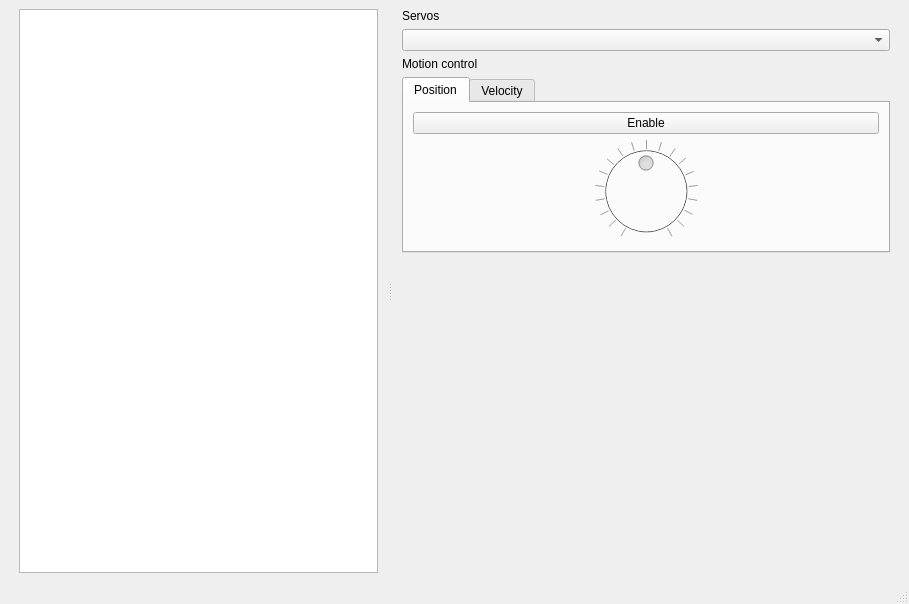
<?xml version="1.0" encoding="UTF-8"?>
<ui version="4.0">
 <class>ScopeWindow</class>
 <widget class="QMainWindow" name="ScopeWindow">
  <property name="geometry">
   <rect>
    <x>0</x>
    <y>0</y>
    <width>909</width>
    <height>604</height>
   </rect>
  </property>
  <property name="windowTitle">
   <string>Scope</string>
  </property>
  <property name="unifiedTitleAndToolBarOnMac">
   <bool>true</bool>
  </property>
  <widget class="QWidget" name="centralwidget">
   <layout class="QVBoxLayout" name="verticalLayout_2">
    <item>
     <widget class="QSplitter" name="splitter">
      <property name="orientation">
       <enum>Qt::Horizontal</enum>
      </property>
      <widget class="QWidget" name="verticalLayoutWidget">
       <layout class="QVBoxLayout" name="vboxScope">
        <property name="leftMargin">
         <number>10</number>
        </property>
        <property name="rightMargin">
         <number>10</number>
        </property>
        <item>
         <widget class="PlotWidget" name="scope">
          <property name="sizePolicy">
           <sizepolicy hsizetype="Expanding" vsizetype="Expanding">
            <horstretch>0</horstretch>
            <verstretch>0</verstretch>
           </sizepolicy>
          </property>
          <property name="minimumSize">
           <size>
            <width>0</width>
            <height>0</height>
           </size>
          </property>
         </widget>
        </item>
       </layout>
      </widget>
      <widget class="QWidget" name="verticalLayoutWidget_3">
       <layout class="QVBoxLayout" name="vboxControl">
        <property name="leftMargin">
         <number>10</number>
        </property>
        <property name="rightMargin">
         <number>10</number>
        </property>
        <item>
         <widget class="QLabel" name="lblServos">
          <property name="text">
           <string>Servos</string>
          </property>
         </widget>
        </item>
        <item>
         <widget class="QComboBox" name="cboxServos">
          <property name="sizePolicy">
           <sizepolicy hsizetype="Minimum" vsizetype="Fixed">
            <horstretch>0</horstretch>
            <verstretch>0</verstretch>
           </sizepolicy>
          </property>
          <property name="iconSize">
           <size>
            <width>32</width>
            <height>32</height>
           </size>
          </property>
         </widget>
        </item>
        <item>
         <widget class="QLabel" name="label">
          <property name="text">
           <string>Motion control</string>
          </property>
         </widget>
        </item>
        <item>
         <widget class="QTabWidget" name="tabsMotionControl">
          <property name="sizePolicy">
           <sizepolicy hsizetype="MinimumExpanding" vsizetype="Fixed">
            <horstretch>0</horstretch>
            <verstretch>0</verstretch>
           </sizepolicy>
          </property>
          <property name="minimumSize">
           <size>
            <width>350</width>
            <height>0</height>
           </size>
          </property>
          <property name="currentIndex">
           <number>2</number>
          </property>
          <widget class="QWidget" name="tabPosition">
           <attribute name="title">
            <string>Position</string>
           </attribute>
           <layout class="QVBoxLayout" name="verticalLayout_4">
            <property name="spacing">
             <number>6</number>
            </property>
            <property name="leftMargin">
             <number>9</number>
            </property>
            <property name="topMargin">
             <number>9</number>
            </property>
            <property name="rightMargin">
             <number>9</number>
            </property>
            <property name="bottomMargin">
             <number>9</number>
            </property>
            <item>
             <widget class="QPushButton" name="btnPosition">
              <property name="text">
               <string>Enable</string>
              </property>
             </widget>
            </item>
            <item>
             <widget class="QDial" name="dialPosition">
              <property name="enabled">
               <bool>false</bool>
              </property>
              <property name="minimum">
               <number>-360</number>
              </property>
              <property name="maximum">
               <number>360</number>
              </property>
              <property name="singleStep">
               <number>10</number>
              </property>
              <property name="pageStep">
               <number>20</number>
              </property>
              <property name="tracking">
               <bool>false</bool>
              </property>
              <property name="notchesVisible">
               <bool>true</bool>
              </property>
             </widget>
            </item>
           </layout>
          </widget>
          <widget class="QWidget" name="tabVelocity">
           <attribute name="title">
            <string>Velocity</string>
           </attribute>
           <layout class="QVBoxLayout" name="verticalLayout_3">
            <property name="spacing">
             <number>6</number>
            </property>
            <property name="leftMargin">
             <number>9</number>
            </property>
            <property name="topMargin">
             <number>9</number>
            </property>
            <property name="rightMargin">
             <number>9</number>
            </property>
            <property name="bottomMargin">
             <number>9</number>
            </property>
            <item>
             <widget class="QPushButton" name="btnVelocity">
              <property name="sizePolicy">
               <sizepolicy hsizetype="Minimum" vsizetype="Fixed">
                <horstretch>0</horstretch>
                <verstretch>0</verstretch>
               </sizepolicy>
              </property>
              <property name="toolTip">
               <string>Enable motor</string>
              </property>
              <property name="text">
               <string>Enable</string>
              </property>
             </widget>
            </item>
            <item>
             <widget class="QDial" name="dialVelocity">
              <property name="enabled">
               <bool>false</bool>
              </property>
              <property name="sizePolicy">
               <sizepolicy hsizetype="Minimum" vsizetype="Preferred">
                <horstretch>0</horstretch>
                <verstretch>0</verstretch>
               </sizepolicy>
              </property>
              <property name="minimum">
               <number>-40</number>
              </property>
              <property name="maximum">
               <number>40</number>
              </property>
              <property name="singleStep">
               <number>1</number>
              </property>
              <property name="pageStep">
               <number>5</number>
              </property>
              <property name="tracking">
               <bool>true</bool>
              </property>
              <property name="wrapping">
               <bool>false</bool>
              </property>
              <property name="notchTarget">
               <double>10.000000000000000</double>
              </property>
              <property name="notchesVisible">
               <bool>true</bool>
              </property>
             </widget>
            </item>
           </layout>
          </widget>
         </widget>
        </item>
        <item>
         <spacer name="verticalSpacer">
          <property name="orientation">
           <enum>Qt::Vertical</enum>
          </property>
          <property name="sizeHint" stdset="0">
           <size>
            <width>20</width>
            <height>40</height>
           </size>
          </property>
         </spacer>
        </item>
       </layout>
      </widget>
     </widget>
    </item>
   </layout>
  </widget>
  <widget class="QStatusBar" name="statusbar"/>
 </widget>
 <customwidgets>
  <customwidget>
   <class>PlotWidget</class>
   <extends>QGraphicsView</extends>
   <header>pyqtgraph</header>
  </customwidget>
 </customwidgets>
 <resources/>
 <connections/>
</ui>
